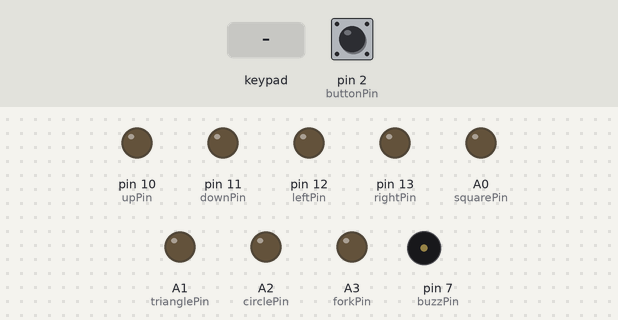
This sketch was run on a simulated Arduino Uno, built with avr-gcc and run on an emulated ATmega328P. Shown: output pins drawn as LEDs (lit = HIGH), buzzer (waves = sounding, pin HIGH). Dashed ring = blinking. Inputs (shaded band) come from the test bench; at power-on: pin 2 (buttonPin) LOW.

Above: at 1.2 s.
1.3 s: key '1' pressed
At 1.46 s:
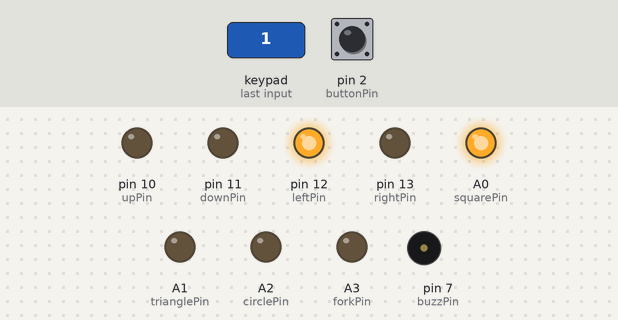
At 1.93 s:
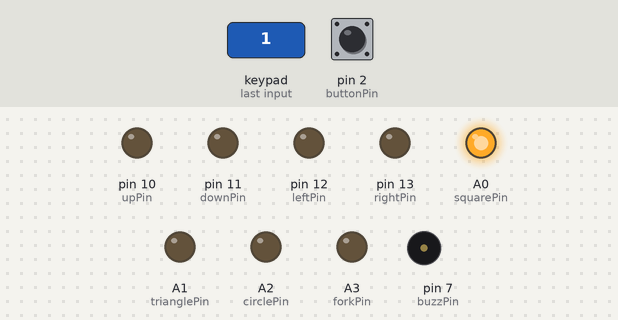
4.3 s: keypad keys 6 5 4 3 pressed 0.4 s apart
At 4.39 s:
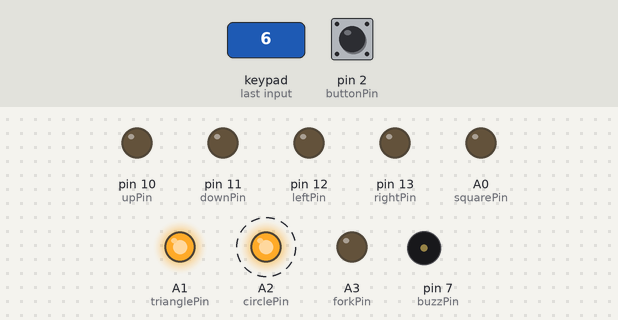
Timing chart, 0 to 9.3 s (numbered marks = the images above; inputs shaded):
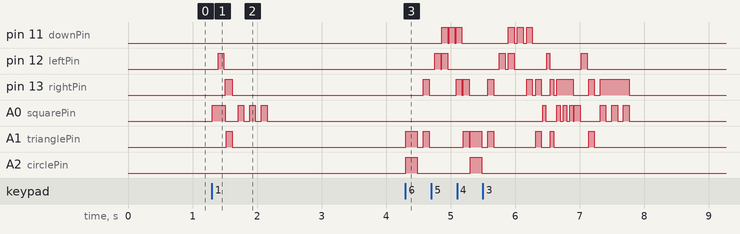

Measured:
- after the input at 1.3 s, pin 12 (leftPin): LOW → HIGH after 0.10 s, → LOW 0.09 s later; pin 13 (rightPin): LOW → HIGH after 0.21 s, → LOW 0.11 s later; A0 (squarePin): LOW → HIGH at once, → LOW 0.20 s later, → HIGH 0.20 s later, → LOW 0.09 s later, … (8 changes in this stretch); A1 (trianglePin): LOW → HIGH after 0.23 s, → LOW 0.09 s later
- after the input at 4.3 s, A1 (trianglePin): LOW → HIGH at once, → LOW 0.18 s later, → HIGH 0.09 s later, → LOW 0.09 s later, … (16 changes in this stretch); A2 (circlePin): alternates HIGH for 0.18 s and LOW for 0.82 s, 4 changes in all, then stays LOW, starting at once

The sketch:

ComboShotter.ino
```cpp
/********************************************************************************************************************************
 Name:PS3 Combo Shotter x8 2 columns and 4 rows for Arduino
 Author: MoesLab

 There is definity room to improve if you are serious about speed this example has been optimize for SoulCalibur 4 combo list

********************************************************************************************************************************/

#include <stdlib.h>
#include <stdio.h>
#include <Keypad.h>

const byte ROWS = 2; //two rows
const byte COLS = 4; //four columns
//define the cymbols on the buttons of the keypads
char hexaKeys[ROWS][COLS] = {{'1','2','3','4'},{'5','6','7','8'}};

// (U) up,(D) down,(L) left,(R) right----- (S) square,(T) triangle,(C) circle,(F) fork  >>> HIGH status
// (u) up,(d) down,(l) left,(r) right----- (s) square,(t) triangle,(c) circle,(f) fork  >>> LOW status
// (1,2,3,4,5,6,7,8,9) x 10 gives milisec timeing
///////////////////////////////////////////////////////////////////////////////////////////////
char combo[8][60]=
{
// Here you hard code the combo[][] command list for 2 x 4 buttons once been press the combo[][] will be send to func_combo()
// Example
// "S8s4S8s4T8t4 "  SQUARE will be HIGH for 8 x 10 = 80 milisec then SQUARE will be LOW for 4 x 10 milisec again
//                  SQUARE will be HIGH for 8 x 10 = 80 milisec then SQUARE will be LOW for 4 x 10 milisec then
//                  TRIANGLE will be HIGH for 8 x 10 = 80 milisec then TRIANGLE will be LOW for 4 x 10 milisec and so on...
 "S9L9l2Rs2T9rt9S9s9S9s9S9s "
,"S5L5l1Rs1T5rt5S5s5S5s5S5s "
,"S9s2L9l2RT9rt9RS9s9S9s9S9rs "
,"S5s1L5l1RT5rt5RS5s5S5s5S5rs "
,"TC99tc9.RT9rt9.L9l5LD9ld5D9d5DR9dr5RT9 "
,"TC99tc9.RT9rt9.L9l2LD9ld2D9d2DR9dr2RT9 "
,"TC99tc9.RT9rt9.L6l4LD6ld4D6d4DR6dr4RT6 "
,"TC99tc9.RT3rt3.L3l1LD3ld1D3d1DR3dr1RT3 "

};
//////////////////////////////////////////////////////////////////////////////////////////////

byte rowPins[ROWS] = {9,8 }; //connect to the row pinouts of the keypad
byte colPins[COLS] = {6, 5, 4, 3}; //connect to the column pinouts of the keypad

const int buttonPin = 2;           // the number of the pushbutton pin
const int buzzPin = 7;             // the number of the BUZZER pin

const int upPin = 10;              // the number of the gamepad pins
const int downPin = 11;
const int leftPin = 12;
const int rightPin = 13;
const int squarePin = A0;
const int trianglePin = A1;
const int circlePin = A2;
const int forkPin = A3;

Keypad cusomKeypad = Keypad( makeKeymap(hexaKeys), rowPins, colPins, ROWS, COLS);

int buttonState = 0;          // variable for reading the pushbutton status

void setup()
{
  pinMode(buttonPin, INPUT);
  pinMode(buzzPin, OUTPUT);
  pinMode(upPin, OUTPUT);
  pinMode(downPin, OUTPUT);
  pinMode(leftPin, OUTPUT);
  pinMode(rightPin, OUTPUT);
  pinMode(squarePin, OUTPUT);
  pinMode(trianglePin, OUTPUT);
  pinMode(circlePin, OUTPUT);
  pinMode(forkPin, OUTPUT);

  Serial.begin(9600);
}

void func_Combo(char *str)
{
 int i=0;
 for(i=0;str[i]!=' ';i++)
  {
   if(str[i]=='1' || str[i]=='2' || str[i]=='3' || str[i]=='4' || str[i]=='5' || str[i]=='6' ||
      str[i]=='7' || str[i]=='8' || str[i]=='9')
    {
      delay((int(str[i])-48)*10);
    }
   else
    switch(str[i])
    {
     case 'U' : digitalWrite(upPin,HIGH); break;
     case 'D' : digitalWrite(downPin,HIGH); break;
     case 'L' : digitalWrite(leftPin,HIGH); break;
     case 'R' : digitalWrite(rightPin,HIGH); break;
     case 'S' : digitalWrite(squarePin,HIGH); break;
     case 'T' : digitalWrite(trianglePin,HIGH); break;
     case 'C' : digitalWrite(circlePin,HIGH); break;
     case 'F' : digitalWrite(forkPin,HIGH); break;

     case 'u' : digitalWrite(upPin,LOW); break;
     case 'd' : digitalWrite(downPin,LOW); break;
     case 'l' : digitalWrite(leftPin,LOW); break;
     case 'r' : digitalWrite(rightPin,LOW); break;
     case 's' : digitalWrite(squarePin,LOW); break;
     case 't' : digitalWrite(trianglePin,LOW); break;
     case 'c' : digitalWrite(circlePin,LOW); break;
     case 'f' : digitalWrite(forkPin,LOW); break;
    }
  }
  digitalWrite(upPin,LOW);
  digitalWrite(downPin,LOW);
  digitalWrite(leftPin,LOW);
  digitalWrite(rightPin,LOW);
  digitalWrite(squarePin,LOW);
  digitalWrite(trianglePin,LOW);
  digitalWrite(circlePin,LOW);
  digitalWrite(forkPin,LOW);
}

void loop()
{
  char customKey = cusomKeypad.getKey();
  buttonState = digitalRead(buttonPin);


  if (customKey != NO_KEY)
  {
    switch(customKey)
    {
      case '1': func_Combo(combo[0]); break;
      case '2': func_Combo(combo[1]); break;
      case '3': func_Combo(combo[2]); break;
      case '4': func_Combo(combo[3]); break;
      case '5': func_Combo(combo[4]); break;
      case '6': func_Combo(combo[5]); break;
      case '7': func_Combo(combo[6]); break;
      case '8': func_Combo(combo[7]); break;
    }
  }
}
```
